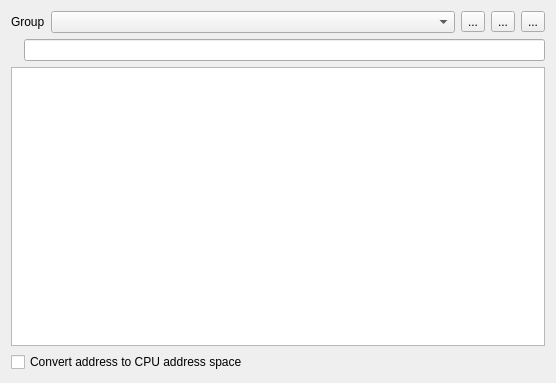
<?xml version="1.0" encoding="UTF-8"?>
<ui version="4.0">
 <class>LabList</class>
 <widget class="QWidget" name="LabList">
  <property name="windowModality">
   <enum>Qt::WindowModal</enum>
  </property>
  <property name="geometry">
   <rect>
    <x>0</x>
    <y>0</y>
    <width>556</width>
    <height>383</height>
   </rect>
  </property>
  <property name="windowTitle">
   <string>Labels List</string>
  </property>
  <layout class="QVBoxLayout" name="verticalLayout">
   <item>
    <layout class="QHBoxLayout" name="horizontalLayout_2" stretch="0,10,0,0,0">
     <item>
      <widget class="QLabel" name="label_2">
       <property name="text">
        <string>Group</string>
       </property>
      </widget>
     </item>
     <item>
      <widget class="QComboBox" name="cbLabelSet"/>
     </item>
     <item>
      <widget class="QToolButton" name="tbEditGrp">
       <property name="text">
        <string>...</string>
       </property>
       <property name="icon">
        <iconset resource="../xpeccy.qrc">
         <normaloff>:/images/edit.png</normaloff>:/images/edit.png</iconset>
       </property>
      </widget>
     </item>
     <item>
      <widget class="QToolButton" name="tbAddGrp">
       <property name="text">
        <string>...</string>
       </property>
       <property name="icon">
        <iconset resource="../xpeccy.qrc">
         <normaloff>:/images/add.png</normaloff>:/images/add.png</iconset>
       </property>
      </widget>
     </item>
     <item>
      <widget class="QToolButton" name="tbDelGrp">
       <property name="text">
        <string>...</string>
       </property>
       <property name="icon">
        <iconset resource="../xpeccy.qrc">
         <normaloff>:/images/cancel.png</normaloff>:/images/cancel.png</iconset>
       </property>
      </widget>
     </item>
    </layout>
   </item>
   <item>
    <layout class="QHBoxLayout" name="horizontalLayout">
     <item>
      <widget class="QLabel" name="label">
       <property name="text">
        <string/>
       </property>
       <property name="pixmap">
        <pixmap resource="../xpeccy.qrc">:/images/filter.png</pixmap>
       </property>
      </widget>
     </item>
     <item>
      <widget class="QLineEdit" name="name"/>
     </item>
    </layout>
   </item>
   <item>
    <layout class="QHBoxLayout" name="horizontalLayout_3"/>
   </item>
   <item>
    <widget class="QListView" name="list">
     <property name="editTriggers">
      <set>QAbstractItemView::NoEditTriggers</set>
     </property>
     <property name="alternatingRowColors">
      <bool>true</bool>
     </property>
     <property name="selectionBehavior">
      <enum>QAbstractItemView::SelectRows</enum>
     </property>
    </widget>
   </item>
   <item>
    <widget class="QCheckBox" name="cbAdrCpu">
     <property name="text">
      <string>Convert address to CPU address space</string>
     </property>
    </widget>
   </item>
  </layout>
 </widget>
 <resources>
  <include location="../xpeccy.qrc"/>
 </resources>
 <connections/>
</ui>
